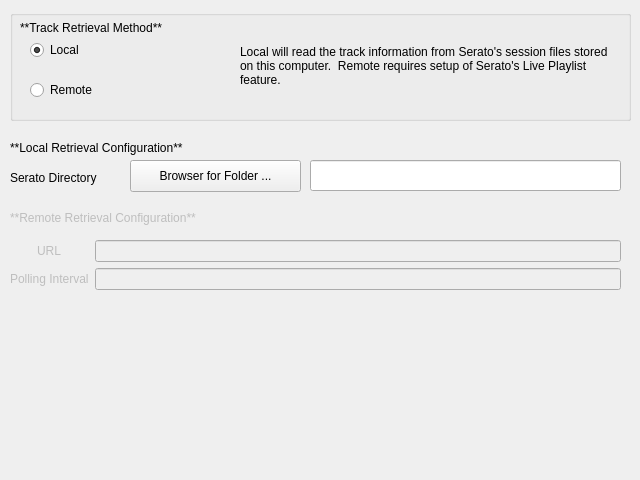
<?xml version="1.0" encoding="UTF-8"?>
<ui version="4.0">
 <class>serato_ui</class>
 <widget class="QWidget" name="serato_ui">
  <property name="geometry">
   <rect>
    <x>0</x>
    <y>0</y>
    <width>640</width>
    <height>480</height>
   </rect>
  </property>
  <property name="windowTitle">
   <string>Serato</string>
  </property>
  <widget class="QGroupBox" name="method_box">
   <property name="geometry">
    <rect>
     <x>10</x>
     <y>10</y>
     <width>621</width>
     <height>111</height>
    </rect>
   </property>
   <property name="title">
    <string/>
   </property>
   <widget class="QRadioButton" name="local_button">
    <property name="geometry">
     <rect>
      <x>20</x>
      <y>30</y>
      <width>100</width>
      <height>20</height>
     </rect>
    </property>
    <property name="text">
     <string>Local</string>
    </property>
    <property name="checked">
     <bool>true</bool>
    </property>
    <attribute name="buttonGroup">
     <string notr="true">method_buttongroup</string>
    </attribute>
   </widget>
   <widget class="QRadioButton" name="remote_button">
    <property name="geometry">
     <rect>
      <x>20</x>
      <y>70</y>
      <width>100</width>
      <height>20</height>
     </rect>
    </property>
    <property name="text">
     <string>Remote</string>
    </property>
    <attribute name="buttonGroup">
     <string notr="true">method_buttongroup</string>
    </attribute>
   </widget>
   <widget class="QLabel" name="method_label">
    <property name="geometry">
     <rect>
      <x>10</x>
      <y>10</y>
      <width>211</width>
      <height>16</height>
     </rect>
    </property>
    <property name="text">
     <string>**Track Retrieval Method**</string>
    </property>
    <property name="textFormat">
     <enum>Qt::MarkdownText</enum>
    </property>
   </widget>
   <widget class="QLabel" name="method_desclabel">
    <property name="geometry">
     <rect>
      <x>230</x>
      <y>10</y>
      <width>381</width>
      <height>91</height>
     </rect>
    </property>
    <property name="text">
     <string>Local will read the track information from Serato's session files stored on this computer.  Remote requires setup of Serato's Live Playlist feature.</string>
    </property>
    <property name="wordWrap">
     <bool>true</bool>
    </property>
   </widget>
  </widget>
  <widget class="QLabel" name="localconfig_label">
   <property name="geometry">
    <rect>
     <x>10</x>
     <y>140</y>
     <width>251</width>
     <height>16</height>
    </rect>
   </property>
   <property name="text">
    <string>**Local Retrieval Configuration**</string>
   </property>
   <property name="textFormat">
    <enum>Qt::MarkdownText</enum>
   </property>
  </widget>
  <widget class="QLabel" name="local_dir_label">
   <property name="geometry">
    <rect>
     <x>10</x>
     <y>170</y>
     <width>121</width>
     <height>16</height>
    </rect>
   </property>
   <property name="text">
    <string>Serato Directory</string>
   </property>
  </widget>
  <widget class="QPushButton" name="local_dir_button">
   <property name="geometry">
    <rect>
     <x>130</x>
     <y>160</y>
     <width>171</width>
     <height>32</height>
    </rect>
   </property>
   <property name="text">
    <string>Browser for Folder ...</string>
   </property>
  </widget>
  <widget class="QLineEdit" name="local_dir_lineedit">
   <property name="geometry">
    <rect>
     <x>310</x>
     <y>160</y>
     <width>311</width>
     <height>31</height>
    </rect>
   </property>
  </widget>
  <widget class="QLabel" name="remoteconfig_label">
   <property name="enabled">
    <bool>false</bool>
   </property>
   <property name="geometry">
    <rect>
     <x>10</x>
     <y>210</y>
     <width>311</width>
     <height>16</height>
    </rect>
   </property>
   <property name="text">
    <string>**Remote Retrieval Configuration**</string>
   </property>
   <property name="textFormat">
    <enum>Qt::MarkdownText</enum>
   </property>
  </widget>
  <widget class="QWidget" name="formLayoutWidget">
   <property name="geometry">
    <rect>
     <x>10</x>
     <y>240</y>
     <width>611</width>
     <height>80</height>
    </rect>
   </property>
   <layout class="QFormLayout" name="remote_form_layout">
    <property name="labelAlignment">
     <set>Qt::AlignCenter</set>
    </property>
    <property name="formAlignment">
     <set>Qt::AlignLeading|Qt::AlignLeft|Qt::AlignTop</set>
    </property>
    <item row="0" column="0">
     <widget class="QLabel" name="remote_url_label">
      <property name="enabled">
       <bool>false</bool>
      </property>
      <property name="text">
       <string>URL</string>
      </property>
     </widget>
    </item>
    <item row="0" column="1">
     <widget class="QLineEdit" name="remote_url_lineedit">
      <property name="enabled">
       <bool>false</bool>
      </property>
      <property name="inputMethodHints">
       <set>Qt::ImhPreferNumbers|Qt::ImhUrlCharactersOnly</set>
      </property>
     </widget>
    </item>
    <item row="1" column="0">
     <widget class="QLabel" name="remote_poll_label">
      <property name="enabled">
       <bool>false</bool>
      </property>
      <property name="text">
       <string>Polling Interval</string>
      </property>
     </widget>
    </item>
    <item row="1" column="1">
     <widget class="QLineEdit" name="remote_poll_lineedit">
      <property name="enabled">
       <bool>false</bool>
      </property>
     </widget>
    </item>
   </layout>
  </widget>
 </widget>
 <resources/>
 <connections>
  <connection>
   <sender>local_button</sender>
   <signal>toggled(bool)</signal>
   <receiver>localconfig_label</receiver>
   <slot>setEnabled(bool)</slot>
   <hints>
    <hint type="sourcelabel">
     <x>79</x>
     <y>49</y>
    </hint>
    <hint type="destinationlabel">
     <x>135</x>
     <y>147</y>
    </hint>
   </hints>
  </connection>
  <connection>
   <sender>local_button</sender>
   <signal>toggled(bool)</signal>
   <receiver>local_dir_button</receiver>
   <slot>setEnabled(bool)</slot>
   <hints>
    <hint type="sourcelabel">
     <x>79</x>
     <y>49</y>
    </hint>
    <hint type="destinationlabel">
     <x>215</x>
     <y>175</y>
    </hint>
   </hints>
  </connection>
  <connection>
   <sender>local_button</sender>
   <signal>toggled(bool)</signal>
   <receiver>local_dir_lineedit</receiver>
   <slot>setEnabled(bool)</slot>
   <hints>
    <hint type="sourcelabel">
     <x>79</x>
     <y>49</y>
    </hint>
    <hint type="destinationlabel">
     <x>465</x>
     <y>175</y>
    </hint>
   </hints>
  </connection>
  <connection>
   <sender>remote_button</sender>
   <signal>toggled(bool)</signal>
   <receiver>remote_poll_label</receiver>
   <slot>setEnabled(bool)</slot>
   <hints>
    <hint type="sourcelabel">
     <x>79</x>
     <y>89</y>
    </hint>
    <hint type="destinationlabel">
     <x>59</x>
     <y>284</y>
    </hint>
   </hints>
  </connection>
  <connection>
   <sender>remote_button</sender>
   <signal>toggled(bool)</signal>
   <receiver>remote_poll_lineedit</receiver>
   <slot>setEnabled(bool)</slot>
   <hints>
    <hint type="sourcelabel">
     <x>79</x>
     <y>89</y>
    </hint>
    <hint type="destinationlabel">
     <x>366</x>
     <y>284</y>
    </hint>
   </hints>
  </connection>
  <connection>
   <sender>remote_button</sender>
   <signal>toggled(bool)</signal>
   <receiver>remote_url_label</receiver>
   <slot>setEnabled(bool)</slot>
   <hints>
    <hint type="sourcelabel">
     <x>79</x>
     <y>89</y>
    </hint>
    <hint type="destinationlabel">
     <x>59</x>
     <y>253</y>
    </hint>
   </hints>
  </connection>
  <connection>
   <sender>remote_button</sender>
   <signal>toggled(bool)</signal>
   <receiver>remote_url_lineedit</receiver>
   <slot>setEnabled(bool)</slot>
   <hints>
    <hint type="sourcelabel">
     <x>79</x>
     <y>89</y>
    </hint>
    <hint type="destinationlabel">
     <x>366</x>
     <y>253</y>
    </hint>
   </hints>
  </connection>
  <connection>
   <sender>remote_button</sender>
   <signal>toggled(bool)</signal>
   <receiver>remoteconfig_label</receiver>
   <slot>setEnabled(bool)</slot>
   <hints>
    <hint type="sourcelabel">
     <x>79</x>
     <y>89</y>
    </hint>
    <hint type="destinationlabel">
     <x>165</x>
     <y>217</y>
    </hint>
   </hints>
  </connection>
  <connection>
   <sender>local_button</sender>
   <signal>toggled(bool)</signal>
   <receiver>local_dir_label</receiver>
   <slot>setEnabled(bool)</slot>
   <hints>
    <hint type="sourcelabel">
     <x>79</x>
     <y>49</y>
    </hint>
    <hint type="destinationlabel">
     <x>70</x>
     <y>177</y>
    </hint>
   </hints>
  </connection>
 </connections>
 <buttongroups>
  <buttongroup name="method_buttongroup"/>
 </buttongroups>
</ui>
